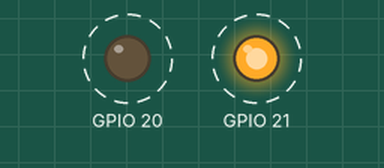
Bench run of a program on a simulated Raspberry Pi (BCM pin numbers). Parts: output pins drawn as LEDs (lit = HIGH). Dashed ring = blinking.

Above: at 0.05 s.
Timing chart, 0 to 3.0 s (numbered marks = the images above):
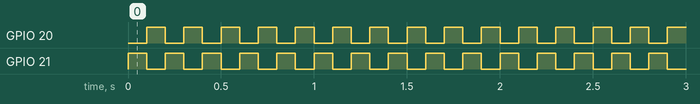

Measured:
- by itself, GPIO 20, GPIO 21: alternates HIGH for 0.10 s and LOW for 0.10 s

The program:

beep.py
```python
import RPi.GPIO as GPIO
import time

GPIO.setmode(GPIO.BCM)
GPIO.setup(21, GPIO.OUT)
GPIO.setup(20, GPIO.OUT)

while True:
    GPIO.output(21,1)
    time.sleep(.1)
    GPIO.output(21,0)
    GPIO.output(20,1)
    time.sleep(.1)
    GPIO.output(20,0)


GPIO.cleanup()
```
